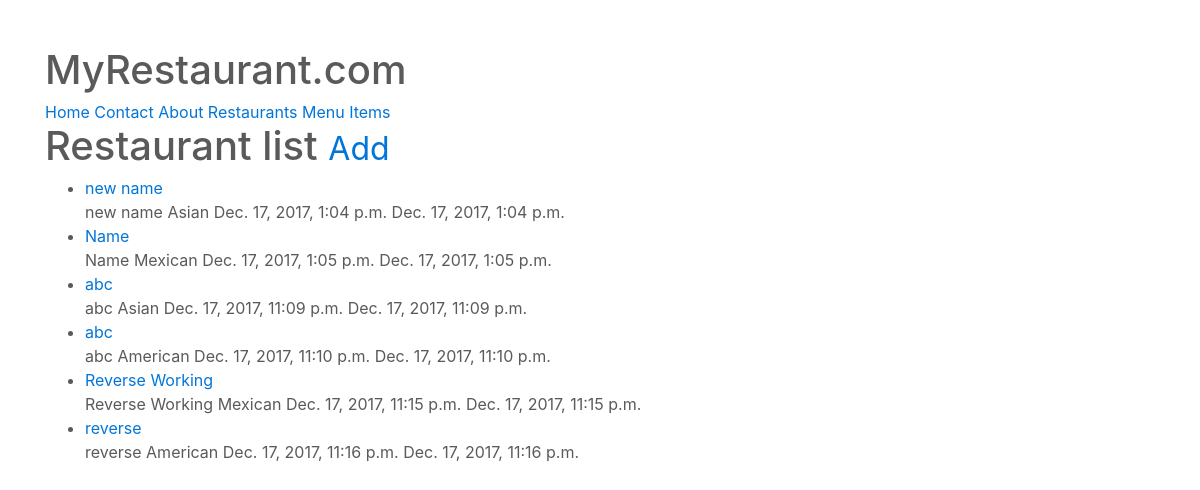
The page /restaurants/ (signed in) on the database as committed earlier.
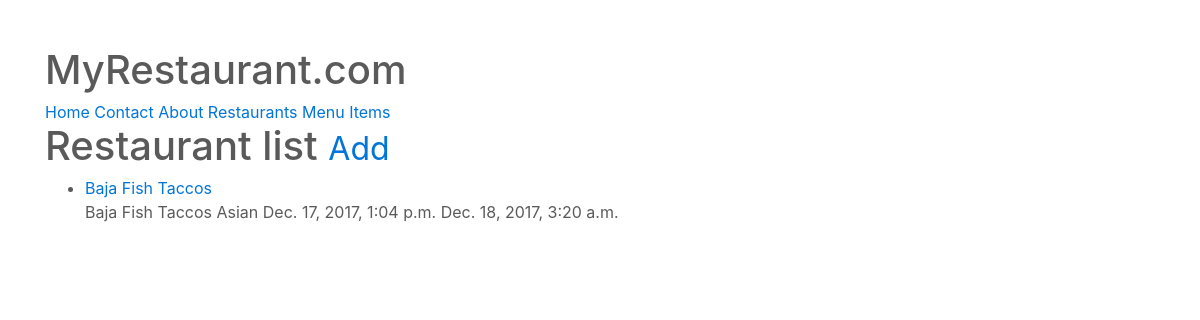
The same page on the database as committed later.
### restaurants/models.py (models this page shows)
class RestaurantLocation(models.Model):
	owner			= models.ForeignKey(User)
	name			= models.CharField(max_length=120)
	location		= models.CharField(max_length=120, null=True, blank=True)
	category		= models.CharField(max_length=120, null=True, blank=True, validators=[validate_category])
	timestamp		= models.DateTimeField(auto_now_add=True)
	updated			= models.DateTimeField(auto_now=True)
	slug			= models.SlugField(null=True, blank=True)
	objects = RestaurantLocationManager() # add Model.objects.all()
	def __str__(self):
		return self.name
	def get_absolute_url(self): #get_absolute_url
		return reverse('restaurants:detail', kwargs={'slug': self.slug})
	@property
	def title(self):
		return self.name

### restaurants/views.py (the view)
class RestaurantListView(LoginRequiredMixin, ListView):
	def get_queryset(self):
		return RestaurantLocation.objects.filter(owner=self.request.user)

### restaurants/models.py (called while the page is built)
	def get_queryset(self): #RestaurantLocation.objects.search()
		return RestaurantLocationQuerySet(self.model, using=self._db)

### restaurants/templates/restaurants/restaurantlocation_list.html (shortened to what this page needs)
{% extends "base.html" %}
{% block content %}
<h1>Restaurant list <small><a href='{% url "restaurants:create"%}'>Add</a></small></h1>
<ul>
	{% for obj in object_list %}
		<li><a href='{{ obj.get_absolute_url }}'>{{ obj }}</a><br/>
		{{ obj.title }} {{ obj.locations }} {{ obj.category }} {{ obj.timestamp }} {{ obj.updated }}</li>
		{% empty %}
		<li><a href='{% url "restaurants:create"%}'>Add One</a></li>
	{% endfor %}
</ul>
{% endblock %}

### templates/base.html (shortened to what this page needs)
<!DOCTYPE html>
<html lang=en>
<head>
	{% include 'snippets/css.html' %}
</head>
	<body>
		{% include 'snippets/nav.html'%}
		<div class='container'>
			{% block content %}{% endblock content %}
		</div>
	</body>
</html>

### templates/snippets/css.html
{% load staticfiles %}
<link rel="stylesheet" href="{% static 'css/bootstrap.min.css' %}">
<link rel="stylesheet" href="{% static 'css/carousel.css' %}">

### templates/snippets/nav.html
<div class='container'>
	<h1>MyRestaurant.com</h1>
	<a href='{% url "home" %}'>Home</a>
	<a href='{% url "contact" %}'>Contact</a>
	<a href='{% url "about" %}'>About</a>
	{% if request.user.is_authenticated %}
	<a href='{% url "restaurants:list" %}'>Restaurants</a>
	<a href='{% url "menus:list" %}'>Menu Items</a>
	{% endif %}
</div>

### templates/snippets/js.html (shortened to what this page needs)
{% load staticfiles %}

### static/css/carousel.css (style rules this page uses)
body { padding-top: 3rem; padding-bottom: 3rem; color: #5a5a5a; }

Rows that differ between the two databases and show on the page:
removed RestaurantLocation: name "Name", title "Name", category "Mexican", timestamp "Dec. 17, 2017, 1:05 p.m.", updated "Dec. 17, 2017, 1:05 p.m."
removed RestaurantLocation: name "abc", title "abc", category "Asian", timestamp "Dec. 17, 2017, 11:09 p.m.", updated "Dec. 17, 2017, 11:09 p.m."
removed RestaurantLocation: name "abc", title "abc", category "American", timestamp "Dec. 17, 2017, 11:10 p.m.", updated "Dec. 17, 2017, 11:10 p.m."
removed RestaurantLocation: name "Reverse Working", title "Reverse Working", category "Mexican", timestamp "Dec. 17, 2017, 11:15 p.m.", updated "Dec. 17, 2017, 11:15 p.m."
removed RestaurantLocation: name "reverse", title "reverse", category "American", timestamp "Dec. 17, 2017, 11:16 p.m.", updated "Dec. 17, 2017, 11:16 p.m."
changed RestaurantLocation "Asian": name "new name" → "Baja Fish Taccos"; title "new name" → "Baja Fish Taccos"; updated "Dec. 17, 2017, 1:04 p.m." → "Dec. 18, 2017, 3:20 a.m."
